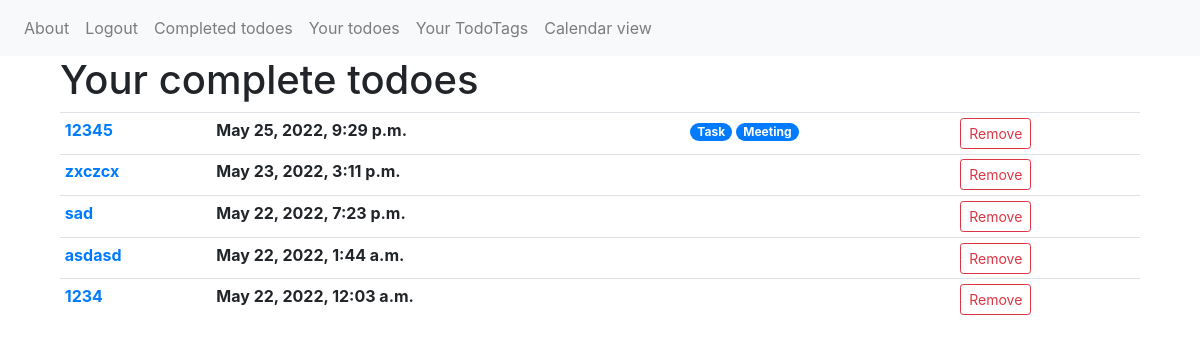
The page /todoes/completed_todoes/ (signed in) on the database its author committed.
### todolist/models.py (models this page shows)
class Todo(models.Model):
    title = models.CharField(max_length=200, blank=True)
    body = models.CharField(max_length=2000, blank=True)
    timestamp_create = models.DateTimeField(auto_now_add=True)
    timestamp_todo = models.DateField()
    timestamp_done = models.DateTimeField(null=True)
    status = models.BooleanField(default=False)
    user = models.ForeignKey(User, on_delete=models.CASCADE)
    tags = models.ManyToManyField(TodoTags)

class TodoTags(models.Model):
    tag_name = models.CharField(max_length=60)
    user_id = models.ForeignKey(User, on_delete=models.CASCADE)

### todolist/views.py (the view)
# urls.py: path('todoes/completed_todoes/', CompleteTodoesPage.as_view(), name='completed_todoes'),
class CompleteTodoesPage(View, DataMixin, LoginRequiredMixin):
    template_name = 'todolist/complete_todoes.html'
    title = 'Complete todoes'
    def get(self, request):
        compl_todoes = Todo.objects.filter(user_id=request.user.id, status=True).order_by('-timestamp_done')
        return render(request, self.template_name, {'menu': self.logged_menu,
                                                    'title': self.title,
                                                    'todoes': compl_todoes})

### todolist/templates/todolist/complete_todoes.html (shortened to what this page needs)
{% extends 'todolist/base.html' %}
{% block content %}
<h1>Your complete todoes</h1>
<table class="table table-sm">
    <tbody>
    {% if todoes %}
    {% for todo in todoes %}
    <tr>
        <th scope="col"><a href="{% url 'todo' todo.pk %}">{{todo.title}}</a></th>
        <th scope="col">{{todo.timestamp_done}}</th>
        <th>
        {% if todo.tags %}
        {% for tag in todo.tags.all %}
        <span class="badge badge-pill badge-primary">{{tag.tag_name}}</span>
        {% endfor %}
        {% endif %}
        </th>
        <th scope="col">
            <form action="{% url 'remove_todo'%}" method="post">
                <button type="submit" class="btn btn-outline-danger btn-sm" name="remove_todo">Remove</button>
            </form>
        </th>
    </tr>
    {% endfor %}
    {% endif %}
    </tbody>
</table>
{% endblock %}

### rows shown on the page
Todo: title "12345", timestamp_done "May 25, 2022, 9:29 p.m."
TodoTags: tag_name "Task"
TodoTags: tag_name "Meeting"
Todo: title "zxczcx", timestamp_done "May 23, 2022, 3:11 p.m."
Todo: title "sad", timestamp_done "May 22, 2022, 7:23 p.m."
Todo: title "asdasd", timestamp_done "May 22, 2022, 1:44 a.m."
Todo: title "1234", timestamp_done "May 22, 2022, 12:03 a.m."

### other values the page prints
{{ m.title }} "About" "Logout" "Completed todoes" "Your todoes" "Your TodoTags" "Calendar view"
